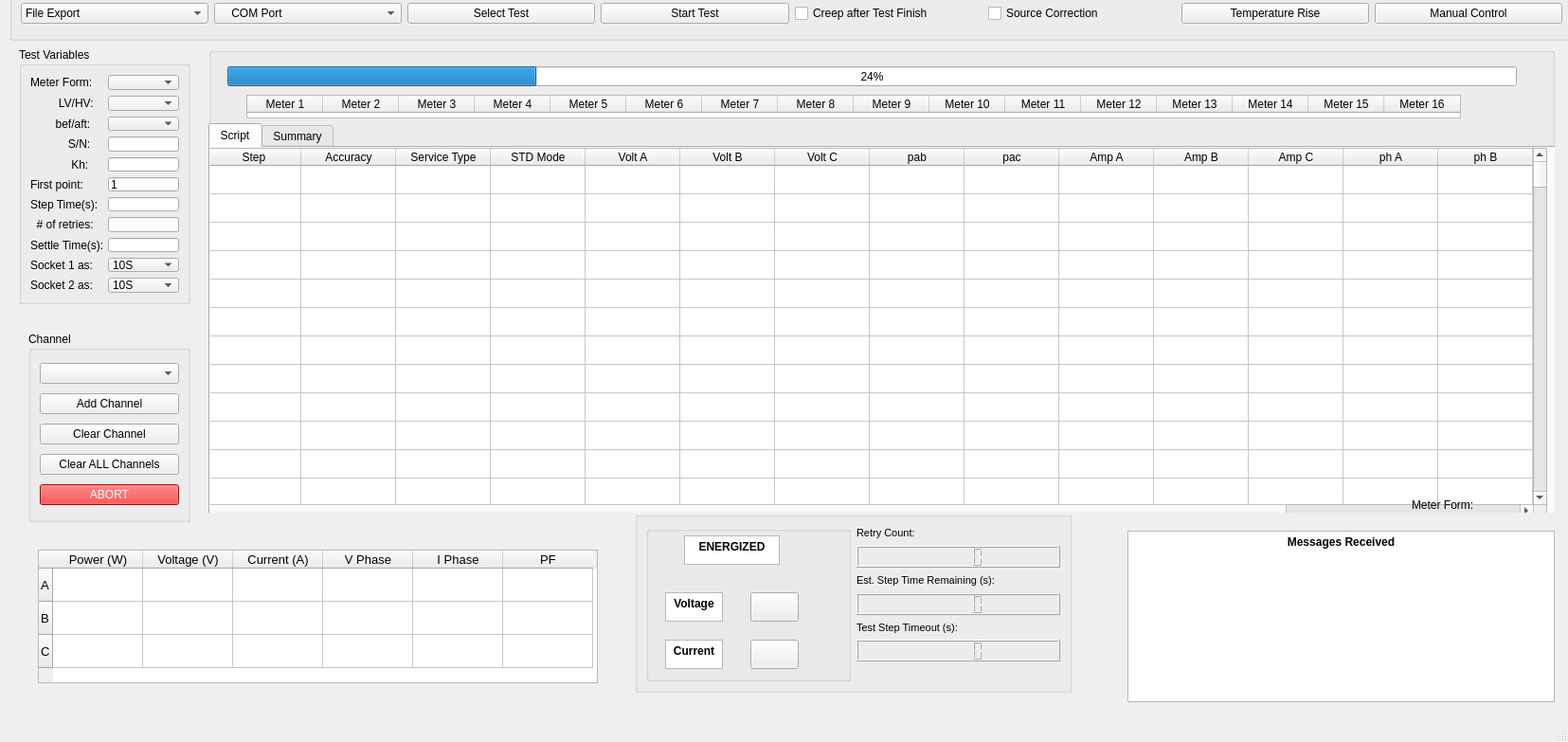
<?xml version="1.0" encoding="UTF-8"?>
<ui version="4.0">
 <class>MainWindow</class>
 <widget class="QMainWindow" name="MainWindow">
  <property name="geometry">
   <rect>
    <x>0</x>
    <y>0</y>
    <width>1655</width>
    <height>783</height>
   </rect>
  </property>
  <property name="sizePolicy">
   <sizepolicy hsizetype="Expanding" vsizetype="Expanding">
    <horstretch>0</horstretch>
    <verstretch>0</verstretch>
   </sizepolicy>
  </property>
  <property name="windowTitle">
   <string>MainWindow</string>
  </property>
  <widget class="QWidget" name="centralwidget">
   <widget class="QGroupBox" name="groupBox_4">
    <property name="geometry">
     <rect>
      <x>20</x>
      <y>50</y>
      <width>181</width>
      <height>271</height>
     </rect>
    </property>
    <property name="sizePolicy">
     <sizepolicy hsizetype="Expanding" vsizetype="Expanding">
      <horstretch>0</horstretch>
      <verstretch>0</verstretch>
     </sizepolicy>
    </property>
    <property name="title">
     <string>Test Variables</string>
    </property>
    <layout class="QGridLayout" name="gridLayout_3">
     <item row="7" column="1">
      <widget class="QLineEdit" name="TB_Kh"/>
     </item>
     <item row="12" column="1">
      <widget class="QLineEdit" name="TB_settleTime"/>
     </item>
     <item row="0" column="1">
      <widget class="QComboBox" name="dropDown_meterForm"/>
     </item>
     <item row="11" column="1">
      <widget class="QLineEdit" name="TB_retries"/>
     </item>
     <item row="7" column="0">
      <widget class="QLabel" name="label_5">
       <property name="text">
        <string>             Kh:</string>
       </property>
      </widget>
     </item>
     <item row="11" column="0">
      <widget class="QLabel" name="label_6">
       <property name="text">
        <string>  # of retries:</string>
       </property>
      </widget>
     </item>
     <item row="6" column="0">
      <widget class="QLabel" name="label_4">
       <property name="text">
        <string>            S/N:</string>
       </property>
      </widget>
     </item>
     <item row="6" column="1">
      <widget class="QLineEdit" name="TB_SN"/>
     </item>
     <item row="14" column="1">
      <widget class="QComboBox" name="dropDown_socket1">
       <item>
        <property name="text">
         <string>10S</string>
        </property>
       </item>
       <item>
        <property name="text">
         <string>1S</string>
        </property>
       </item>
       <item>
        <property name="text">
         <string>2S</string>
        </property>
       </item>
       <item>
        <property name="text">
         <string>3S</string>
        </property>
       </item>
       <item>
        <property name="text">
         <string>4S</string>
        </property>
       </item>
       <item>
        <property name="text">
         <string>5S</string>
        </property>
       </item>
       <item>
        <property name="text">
         <string>6S</string>
        </property>
       </item>
       <item>
        <property name="text">
         <string>8S</string>
        </property>
       </item>
       <item>
        <property name="text">
         <string>9S</string>
        </property>
       </item>
       <item>
        <property name="text">
         <string>10S</string>
        </property>
       </item>
       <item>
        <property name="text">
         <string>11S</string>
        </property>
       </item>
       <item>
        <property name="text">
         <string>12S</string>
        </property>
       </item>
       <item>
        <property name="text">
         <string>13S</string>
        </property>
       </item>
       <item>
        <property name="text">
         <string>14S</string>
        </property>
       </item>
       <item>
        <property name="text">
         <string>15S</string>
        </property>
       </item>
       <item>
        <property name="text">
         <string>16S</string>
        </property>
       </item>
       <item>
        <property name="text">
         <string>17S</string>
        </property>
       </item>
       <item>
        <property name="text">
         <string>22S</string>
        </property>
       </item>
       <item>
        <property name="text">
         <string>23S</string>
        </property>
       </item>
       <item>
        <property name="text">
         <string>25S</string>
        </property>
       </item>
       <item>
        <property name="text">
         <string>26S</string>
        </property>
       </item>
       <item>
        <property name="text">
         <string>29S</string>
        </property>
       </item>
       <item>
        <property name="text">
         <string>32S</string>
        </property>
       </item>
       <item>
        <property name="text">
         <string>35S</string>
        </property>
       </item>
       <item>
        <property name="text">
         <string>36S</string>
        </property>
       </item>
       <item>
        <property name="text">
         <string>45S</string>
        </property>
       </item>
       <item>
        <property name="text">
         <string>46S</string>
        </property>
       </item>
       <item>
        <property name="text">
         <string>48S</string>
        </property>
       </item>
       <item>
        <property name="text">
         <string>56S</string>
        </property>
       </item>
       <item>
        <property name="text">
         <string>66S</string>
        </property>
       </item>
       <item>
        <property name="text">
         <string>1 IEC</string>
        </property>
       </item>
       <item>
        <property name="text">
         <string>16-4Wye</string>
        </property>
       </item>
       <item>
        <property name="text">
         <string>16 IEC</string>
        </property>
       </item>
       <item>
        <property name="text">
         <string>9 IEC</string>
        </property>
       </item>
       <item>
        <property name="text">
         <string>9 LCS</string>
        </property>
       </item>
       <item>
        <property name="text">
         <string>LCS A ONLY</string>
        </property>
       </item>
      </widget>
     </item>
     <item row="5" column="0">
      <widget class="QLabel" name="label_3">
       <property name="text">
        <string>        bef/aft:</string>
       </property>
      </widget>
     </item>
     <item row="4" column="1">
      <widget class="QComboBox" name="dropDown_lvHV"/>
     </item>
     <item row="15" column="0">
      <widget class="QLabel" name="label_socket2">
       <property name="text">
        <string>Socket 2 as:</string>
       </property>
      </widget>
     </item>
     <item row="15" column="1">
      <widget class="QComboBox" name="dropdown_socket2">
       <item>
        <property name="text">
         <string>10S</string>
        </property>
       </item>
       <item>
        <property name="text">
         <string>1S</string>
        </property>
       </item>
       <item>
        <property name="text">
         <string>2S</string>
        </property>
       </item>
       <item>
        <property name="text">
         <string>3S</string>
        </property>
       </item>
       <item>
        <property name="text">
         <string>4S</string>
        </property>
       </item>
       <item>
        <property name="text">
         <string>5S</string>
        </property>
       </item>
       <item>
        <property name="text">
         <string>6S</string>
        </property>
       </item>
       <item>
        <property name="text">
         <string>8S</string>
        </property>
       </item>
       <item>
        <property name="text">
         <string>9S</string>
        </property>
       </item>
       <item>
        <property name="text">
         <string>10</string>
        </property>
       </item>
       <item>
        <property name="text">
         <string>11S</string>
        </property>
       </item>
       <item>
        <property name="text">
         <string>12S</string>
        </property>
       </item>
       <item>
        <property name="text">
         <string>13S</string>
        </property>
       </item>
       <item>
        <property name="text">
         <string>14S</string>
        </property>
       </item>
       <item>
        <property name="text">
         <string>15S</string>
        </property>
       </item>
       <item>
        <property name="text">
         <string>16S</string>
        </property>
       </item>
       <item>
        <property name="text">
         <string>17S</string>
        </property>
       </item>
       <item>
        <property name="text">
         <string>22S</string>
        </property>
       </item>
       <item>
        <property name="text">
         <string>23S</string>
        </property>
       </item>
       <item>
        <property name="text">
         <string>25S</string>
        </property>
       </item>
       <item>
        <property name="text">
         <string>26S</string>
        </property>
       </item>
       <item>
        <property name="text">
         <string>29S</string>
        </property>
       </item>
       <item>
        <property name="text">
         <string>32S</string>
        </property>
       </item>
       <item>
        <property name="text">
         <string>35S</string>
        </property>
       </item>
       <item>
        <property name="text">
         <string>36S</string>
        </property>
       </item>
       <item>
        <property name="text">
         <string>45S</string>
        </property>
       </item>
       <item>
        <property name="text">
         <string>46S</string>
        </property>
       </item>
       <item>
        <property name="text">
         <string>48S</string>
        </property>
       </item>
       <item>
        <property name="text">
         <string>56S</string>
        </property>
       </item>
       <item>
        <property name="text">
         <string>66S</string>
        </property>
       </item>
       <item>
        <property name="text">
         <string>1 IEC</string>
        </property>
       </item>
       <item>
        <property name="text">
         <string>16-4Wye</string>
        </property>
       </item>
       <item>
        <property name="text">
         <string>16 IEC</string>
        </property>
       </item>
       <item>
        <property name="text">
         <string>9 IEC</string>
        </property>
       </item>
       <item>
        <property name="text">
         <string>9 LCS</string>
        </property>
       </item>
       <item>
        <property name="text">
         <string>LCS A ONLY</string>
        </property>
       </item>
      </widget>
     </item>
     <item row="5" column="1">
      <widget class="QComboBox" name="dropDown_befAft"/>
     </item>
     <item row="4" column="0">
      <widget class="QLabel" name="label_2">
       <property name="text">
        <string>         LV/HV:</string>
       </property>
      </widget>
     </item>
     <item row="12" column="0">
      <widget class="QLabel" name="settleTime_TB">
       <property name="text">
        <string>Settle Time(s):</string>
       </property>
      </widget>
     </item>
     <item row="14" column="0">
      <widget class="QLabel" name="label_socket1">
       <property name="text">
        <string>Socket 1 as:</string>
       </property>
      </widget>
     </item>
     <item row="10" column="0">
      <widget class="QLabel" name="label_7">
       <property name="text">
        <string>Step Time(s):</string>
       </property>
      </widget>
     </item>
     <item row="10" column="1">
      <widget class="QLineEdit" name="TB_stepTime"/>
     </item>
     <item row="0" column="0">
      <widget class="QLabel" name="label_8">
       <property name="text">
        <string>Meter Form:</string>
       </property>
      </widget>
     </item>
     <item row="9" column="1">
      <widget class="QLineEdit" name="TB_firstStep">
       <property name="text">
        <string>1</string>
       </property>
      </widget>
     </item>
     <item row="9" column="0">
      <widget class="QLabel" name="label_12">
       <property name="text">
        <string>First point:</string>
       </property>
      </widget>
     </item>
    </layout>
   </widget>
   <widget class="QTableWidget" name="table_metrics">
    <property name="geometry">
     <rect>
      <x>40</x>
      <y>580</y>
      <width>591</width>
      <height>141</height>
     </rect>
    </property>
    <property name="font">
     <font>
      <pointsize>10</pointsize>
     </font>
    </property>
    <property name="alternatingRowColors">
     <bool>false</bool>
    </property>
    <property name="gridStyle">
     <enum>Qt::SolidLine</enum>
    </property>
    <property name="wordWrap">
     <bool>true</bool>
    </property>
    <attribute name="horizontalHeaderDefaultSectionSize">
     <number>95</number>
    </attribute>
    <attribute name="horizontalHeaderMinimumSectionSize">
     <number>31</number>
    </attribute>
    <attribute name="verticalHeaderDefaultSectionSize">
     <number>35</number>
    </attribute>
    <row>
     <property name="text">
      <string>A</string>
     </property>
    </row>
    <row>
     <property name="text">
      <string>B</string>
     </property>
    </row>
    <row>
     <property name="text">
      <string>C</string>
     </property>
    </row>
    <column>
     <property name="text">
      <string>Power (W)</string>
     </property>
    </column>
    <column>
     <property name="text">
      <string>Voltage (V)</string>
     </property>
    </column>
    <column>
     <property name="text">
      <string>Current (A)</string>
     </property>
    </column>
    <column>
     <property name="text">
      <string>V Phase</string>
     </property>
    </column>
    <column>
     <property name="text">
      <string>I Phase</string>
     </property>
    </column>
    <column>
     <property name="text">
      <string>PF</string>
     </property>
    </column>
   </widget>
   <widget class="QTextBrowser" name="TB_messagesReceived">
    <property name="geometry">
     <rect>
      <x>1190</x>
      <y>560</y>
      <width>451</width>
      <height>181</height>
     </rect>
    </property>
    <property name="html">
     <string>&lt;!DOCTYPE HTML PUBLIC &quot;-//W3C//DTD HTML 4.0//EN&quot; &quot;http://www.w3.org/TR/REC-html40/strict.dtd&quot;&gt;
&lt;html&gt;&lt;head&gt;&lt;meta name=&quot;qrichtext&quot; content=&quot;1&quot; /&gt;&lt;style type=&quot;text/css&quot;&gt;
p, li { white-space: pre-wrap; }
&lt;/style&gt;&lt;/head&gt;&lt;body style=&quot; font-family:'MS Shell Dlg 2'; font-size:8.25pt; font-weight:400; font-style:normal;&quot;&gt;
&lt;p align=&quot;center&quot; style=&quot; margin-top:0px; margin-bottom:0px; margin-left:0px; margin-right:0px; -qt-block-indent:0; text-indent:0px;&quot;&gt;&lt;span style=&quot; font-family:'Segoe UI'; font-size:9pt; font-weight:696;&quot;&gt;Messages Received&lt;/span&gt;&lt;/p&gt;&lt;/body&gt;&lt;/html&gt;</string>
    </property>
   </widget>
   <widget class="QGroupBox" name="groupBox_3">
    <property name="geometry">
     <rect>
      <x>30</x>
      <y>350</y>
      <width>171</width>
      <height>201</height>
     </rect>
    </property>
    <property name="sizePolicy">
     <sizepolicy hsizetype="Expanding" vsizetype="Expanding">
      <horstretch>0</horstretch>
      <verstretch>0</verstretch>
     </sizepolicy>
    </property>
    <property name="title">
     <string>Channel</string>
    </property>
    <layout class="QGridLayout" name="gridLayout_4">
     <item row="0" column="0">
      <widget class="QComboBox" name="dropDown_channel"/>
     </item>
     <item row="2" column="0">
      <widget class="QPushButton" name="pB_clearChannel">
       <property name="text">
        <string>Clear Channel</string>
       </property>
      </widget>
     </item>
     <item row="4" column="0">
      <widget class="QPushButton" name="pB_abort">
       <property name="styleSheet">
        <string notr="true">QPushButton {
    background-color: red;
    color: white; /* Optional: Makes the text more readable */
}
</string>
       </property>
       <property name="text">
        <string>ABORT</string>
       </property>
      </widget>
     </item>
     <item row="1" column="0">
      <widget class="QPushButton" name="pB_addChannel">
       <property name="text">
        <string>Add Channel</string>
       </property>
      </widget>
     </item>
     <item row="3" column="0">
      <widget class="QPushButton" name="pB_clearAllChannels">
       <property name="text">
        <string>Clear ALL Channels</string>
       </property>
      </widget>
     </item>
    </layout>
   </widget>
   <widget class="QGroupBox" name="groupBox_2">
    <property name="geometry">
     <rect>
      <x>10</x>
      <y>-18</y>
      <width>1651</width>
      <height>61</height>
     </rect>
    </property>
    <property name="sizePolicy">
     <sizepolicy hsizetype="Expanding" vsizetype="Preferred">
      <horstretch>0</horstretch>
      <verstretch>0</verstretch>
     </sizepolicy>
    </property>
    <property name="title">
     <string/>
    </property>
    <layout class="QGridLayout" name="gridLayout">
     <item row="0" column="7">
      <widget class="QPushButton" name="pB_manualControl">
       <property name="toolTip">
        <string>&lt;html&gt;&lt;head/&gt;&lt;body&gt;&lt;p&gt;Opens a manual control window to interact with individual Asterion sources&lt;/p&gt;&lt;/body&gt;&lt;/html&gt;</string>
       </property>
       <property name="styleSheet">
        <string notr="true"/>
       </property>
       <property name="text">
        <string>Manual Control</string>
       </property>
      </widget>
     </item>
     <item row="0" column="3">
      <widget class="QPushButton" name="pB_startTest">
       <property name="text">
        <string>Start Test</string>
       </property>
      </widget>
     </item>
     <item row="0" column="2">
      <widget class="QPushButton" name="pB_selectTest">
       <property name="text">
        <string>Select Test</string>
       </property>
      </widget>
     </item>
     <item row="0" column="1">
      <widget class="QComboBox" name="dropDown_comPort">
       <item>
        <property name="text">
         <string>    COM Port</string>
        </property>
       </item>
      </widget>
     </item>
     <item row="0" column="0">
      <widget class="QComboBox" name="dropDown_fileExport">
       <property name="autoFillBackground">
        <bool>false</bool>
       </property>
       <item>
        <property name="text">
         <string>File Export</string>
        </property>
       </item>
       <item>
        <property name="text">
         <string>Export Summary .csv</string>
        </property>
       </item>
       <item>
        <property name="text">
         <string>Export Every Channel .csv</string>
        </property>
       </item>
       <item>
        <property name="text">
         <string>Export Individual Channel .csv</string>
        </property>
       </item>
      </widget>
     </item>
     <item row="0" column="5">
      <widget class="QCheckBox" name="cB_SourceCorrection">
       <property name="text">
        <string>Source Correction</string>
       </property>
      </widget>
     </item>
     <item row="0" column="4">
      <widget class="QCheckBox" name="cB_creepAfter">
       <property name="text">
        <string>Creep after Test Finish</string>
       </property>
      </widget>
     </item>
     <item row="0" column="6">
      <widget class="QPushButton" name="pB_TempRise">
       <property name="text">
        <string>Temperature Rise</string>
       </property>
      </widget>
     </item>
    </layout>
   </widget>
   <widget class="QGroupBox" name="groupBox">
    <property name="geometry">
     <rect>
      <x>220</x>
      <y>50</y>
      <width>1421</width>
      <height>491</height>
     </rect>
    </property>
    <property name="title">
     <string/>
    </property>
    <widget class="QProgressBar" name="progressBar">
     <property name="geometry">
      <rect>
       <x>20</x>
       <y>20</y>
       <width>1361</width>
       <height>21</height>
      </rect>
     </property>
     <property name="value">
      <number>24</number>
     </property>
    </widget>
    <widget class="QTabWidget" name="tab_testWindow">
     <property name="geometry">
      <rect>
       <x>0</x>
       <y>80</y>
       <width>1441</width>
       <height>431</height>
      </rect>
     </property>
     <property name="sizePolicy">
      <sizepolicy hsizetype="Preferred" vsizetype="Preferred">
       <horstretch>0</horstretch>
       <verstretch>0</verstretch>
      </sizepolicy>
     </property>
     <property name="currentIndex">
      <number>0</number>
     </property>
     <widget class="QWidget" name="tab">
      <attribute name="title">
       <string>Script</string>
      </attribute>
      <widget class="QTableWidget" name="table_script">
       <property name="geometry">
        <rect>
         <x>-30</x>
         <y>0</y>
         <width>1441</width>
         <height>391</height>
        </rect>
       </property>
       <property name="rowCount">
        <number>150</number>
       </property>
       <attribute name="horizontalHeaderDefaultSectionSize">
        <number>100</number>
       </attribute>
       <attribute name="horizontalHeaderMinimumSectionSize">
        <number>45</number>
       </attribute>
       <attribute name="verticalHeaderDefaultSectionSize">
        <number>30</number>
       </attribute>
       <row>
        <property name="text">
         <string/>
        </property>
       </row>
       <row>
        <property name="text">
         <string/>
        </property>
       </row>
       <row/>
       <row/>
       <row/>
       <row/>
       <row/>
       <row/>
       <row/>
       <row/>
       <row/>
       <row/>
       <row/>
       <row/>
       <row/>
       <row/>
       <row/>
       <row/>
       <row/>
       <row/>
       <row/>
       <row/>
       <row/>
       <row/>
       <row/>
       <row/>
       <row/>
       <row/>
       <row/>
       <row/>
       <row/>
       <row/>
       <row/>
       <row/>
       <row/>
       <row/>
       <row/>
       <row/>
       <row/>
       <row/>
       <row/>
       <row/>
       <row/>
       <row/>
       <row/>
       <row/>
       <row/>
       <row/>
       <row/>
       <row/>
       <row/>
       <row/>
       <row/>
       <row/>
       <row/>
       <row/>
       <row/>
       <row/>
       <row/>
       <row/>
       <row/>
       <row/>
       <row/>
       <row/>
       <row/>
       <row/>
       <row/>
       <row/>
       <row/>
       <row/>
       <row/>
       <row/>
       <row/>
       <row/>
       <row/>
       <row/>
       <row/>
       <row/>
       <row/>
       <row/>
       <row/>
       <row/>
       <row/>
       <row/>
       <row/>
       <row/>
       <row/>
       <row/>
       <row/>
       <row/>
       <row/>
       <row/>
       <row/>
       <row/>
       <row/>
       <row/>
       <row/>
       <row/>
       <row/>
       <row/>
       <row/>
       <row/>
       <row/>
       <row/>
       <row/>
       <row/>
       <row/>
       <row/>
       <row/>
       <row/>
       <row/>
       <row/>
       <row/>
       <row/>
       <row/>
       <row/>
       <row/>
       <row/>
       <row/>
       <row/>
       <row/>
       <row/>
       <row/>
       <row/>
       <row/>
       <row/>
       <row/>
       <row/>
       <row/>
       <row/>
       <row/>
       <row/>
       <row/>
       <row/>
       <row/>
       <row/>
       <row/>
       <row/>
       <row/>
       <row/>
       <row/>
       <row/>
       <row/>
       <row/>
       <row/>
       <row/>
       <row/>
       <row/>
       <row/>
       <row/>
       <column>
        <property name="text">
         <string>Step</string>
        </property>
       </column>
       <column>
        <property name="text">
         <string>Accuracy</string>
        </property>
       </column>
       <column>
        <property name="text">
         <string>Service Type</string>
        </property>
       </column>
       <column>
        <property name="text">
         <string>STD Mode</string>
        </property>
       </column>
       <column>
        <property name="text">
         <string>Volt A</string>
        </property>
       </column>
       <column>
        <property name="text">
         <string>Volt B</string>
        </property>
       </column>
       <column>
        <property name="text">
         <string>Volt C</string>
        </property>
       </column>
       <column>
        <property name="text">
         <string>pab</string>
        </property>
       </column>
       <column>
        <property name="text">
         <string>pac</string>
        </property>
       </column>
       <column>
        <property name="text">
         <string>Amp A</string>
        </property>
       </column>
       <column>
        <property name="text">
         <string>Amp B</string>
        </property>
       </column>
       <column>
        <property name="text">
         <string>Amp C</string>
        </property>
       </column>
       <column>
        <property name="text">
         <string>ph A</string>
        </property>
       </column>
       <column>
        <property name="text">
         <string>ph B</string>
        </property>
       </column>
       <column>
        <property name="text">
         <string>ph C</string>
        </property>
       </column>
       <column>
        <property name="text">
         <string>Frequency</string>
        </property>
       </column>
       <column>
        <property name="text">
         <string>PAUSE</string>
        </property>
       </column>
      </widget>
     </widget>
     <widget class="QWidget" name="tab_2">
      <attribute name="title">
       <string>Summary</string>
      </attribute>
      <widget class="QTableWidget" name="table_summary">
       <property name="geometry">
        <rect>
         <x>-30</x>
         <y>0</y>
         <width>1451</width>
         <height>401</height>
        </rect>
       </property>
       <property name="showDropIndicator" stdset="0">
        <bool>false</bool>
       </property>
       <property name="rowCount">
        <number>150</number>
       </property>
       <attribute name="horizontalHeaderDefaultSectionSize">
        <number>100</number>
       </attribute>
       <attribute name="horizontalHeaderMinimumSectionSize">
        <number>45</number>
       </attribute>
       <row>
        <property name="text">
         <string/>
        </property>
       </row>
       <row>
        <property name="text">
         <string/>
        </property>
       </row>
       <row>
        <property name="text">
         <string/>
        </property>
       </row>
       <row/>
       <row/>
       <row/>
       <row/>
       <row/>
       <row/>
       <row/>
       <row/>
       <row/>
       <row/>
       <row/>
       <row/>
       <row/>
       <row/>
       <row/>
       <row/>
       <row/>
       <row/>
       <row/>
       <row/>
       <row/>
       <row/>
       <row/>
       <row/>
       <row/>
       <row/>
       <row/>
       <row/>
       <row/>
       <row/>
       <row/>
       <row/>
       <row/>
       <row/>
       <row/>
       <row/>
       <row/>
       <row/>
       <row/>
       <row/>
       <row/>
       <row/>
       <row/>
       <row/>
       <row/>
       <row/>
       <row/>
       <row/>
       <row/>
       <row/>
       <row/>
       <row/>
       <row/>
       <row/>
       <row/>
       <row/>
       <row/>
       <row/>
       <row/>
       <row/>
       <row/>
       <row/>
       <row/>
       <row/>
       <row/>
       <row/>
       <row/>
       <row/>
       <row/>
       <row/>
       <row/>
       <row/>
       <row/>
       <row/>
       <row/>
       <row/>
       <row/>
       <row/>
       <row/>
       <row/>
       <row/>
       <row/>
       <row/>
       <row/>
       <row/>
       <row/>
       <row/>
       <row/>
       <row/>
       <row/>
       <row/>
       <row/>
       <row/>
       <row/>
       <row/>
       <row/>
       <row/>
       <row/>
       <row/>
       <row/>
       <row/>
       <row/>
       <row/>
       <row/>
       <row/>
       <row/>
       <row/>
       <row/>
       <row/>
       <row/>
       <row/>
       <row/>
       <row/>
       <row/>
       <row/>
       <row/>
       <row/>
       <row/>
       <row/>
       <row/>
       <row/>
       <row/>
       <row/>
       <row/>
       <row/>
       <row/>
       <row/>
       <row/>
       <row/>
       <row/>
       <row/>
       <row/>
       <row/>
       <row/>
       <row/>
       <row/>
       <row/>
       <row/>
       <row/>
       <row/>
       <row/>
       <row/>
       <row/>
       <row/>
       <row/>
       <row/>
       <row/>
       <column>
        <property name="text">
         <string>Step</string>
        </property>
       </column>
       <column>
        <property name="text">
         <string>Meter 1</string>
        </property>
       </column>
       <column>
        <property name="text">
         <string>Meter 2</string>
        </property>
       </column>
       <column>
        <property name="text">
         <string>Meter 3</string>
        </property>
       </column>
       <column>
        <property name="text">
         <string>Meter 4</string>
        </property>
       </column>
       <column>
        <property name="text">
         <string>Meter 5</string>
        </property>
       </column>
       <column>
        <property name="text">
         <string>Meter 6</string>
        </property>
       </column>
       <column>
        <property name="text">
         <string>Meter 7</string>
        </property>
       </column>
       <column>
        <property name="text">
         <string>Meter 8</string>
        </property>
       </column>
       <column>
        <property name="text">
         <string>Meter 9</string>
        </property>
       </column>
       <column>
        <property name="text">
         <string>Meter 10</string>
        </property>
       </column>
       <column>
        <property name="text">
         <string>Meter 11</string>
        </property>
       </column>
       <column>
        <property name="text">
         <string>Meter 12</string>
        </property>
       </column>
       <column>
        <property name="text">
         <string>Meter 13</string>
        </property>
       </column>
       <column>
        <property name="text">
         <string>Meter 14</string>
        </property>
       </column>
       <column>
        <property name="text">
         <string>Meter 15</string>
        </property>
       </column>
       <column>
        <property name="text">
         <string>Meter 16</string>
        </property>
       </column>
      </widget>
     </widget>
    </widget>
    <widget class="QTableWidget" name="table_activeChannels">
     <property name="geometry">
      <rect>
       <x>40</x>
       <y>50</y>
       <width>1282</width>
       <height>25</height>
      </rect>
     </property>
     <property name="sizePolicy">
      <sizepolicy hsizetype="Expanding" vsizetype="Fixed">
       <horstretch>0</horstretch>
       <verstretch>0</verstretch>
      </sizepolicy>
     </property>
     <property name="contextMenuPolicy">
      <enum>Qt::ActionsContextMenu</enum>
     </property>
     <property name="sizeAdjustPolicy">
      <enum>QAbstractScrollArea::AdjustToContents</enum>
     </property>
     <property name="autoScroll">
      <bool>true</bool>
     </property>
     <property name="showGrid">
      <bool>true</bool>
     </property>
     <attribute name="horizontalHeaderDefaultSectionSize">
      <number>80</number>
     </attribute>
     <attribute name="horizontalHeaderHighlightSections">
      <bool>false</bool>
     </attribute>
     <attribute name="verticalHeaderVisible">
      <bool>false</bool>
     </attribute>
     <attribute name="verticalHeaderDefaultSectionSize">
      <number>0</number>
     </attribute>
     <attribute name="verticalHeaderHighlightSections">
      <bool>false</bool>
     </attribute>
     <attribute name="verticalHeaderMinimumSectionSize">
      <number>0</number>
     </attribute>
     <column>
      <property name="text">
       <string>Meter 1</string>
      </property>
     </column>
     <column>
      <property name="text">
       <string>Meter 2</string>
      </property>
     </column>
     <column>
      <property name="text">
       <string>Meter 3</string>
      </property>
     </column>
     <column>
      <property name="text">
       <string>Meter 4</string>
      </property>
     </column>
     <column>
      <property name="text">
       <string>Meter 5</string>
      </property>
     </column>
     <column>
      <property name="text">
       <string>Meter 6</string>
      </property>
     </column>
     <column>
      <property name="text">
       <string>Meter 7</string>
      </property>
     </column>
     <column>
      <property name="text">
       <string>Meter 8</string>
      </property>
     </column>
     <column>
      <property name="text">
       <string>Meter 9</string>
      </property>
     </column>
     <column>
      <property name="text">
       <string>Meter 10</string>
      </property>
     </column>
     <column>
      <property name="text">
       <string>Meter 11</string>
      </property>
     </column>
     <column>
      <property name="text">
       <string>Meter 12</string>
      </property>
     </column>
     <column>
      <property name="text">
       <string>Meter 13</string>
      </property>
     </column>
     <column>
      <property name="text">
       <string>Meter 14</string>
      </property>
     </column>
     <column>
      <property name="text">
       <string>Meter 15</string>
      </property>
     </column>
     <column>
      <property name="text">
       <string>Meter 16</string>
      </property>
     </column>
    </widget>
   </widget>
   <widget class="QGroupBox" name="groupBox_6">
    <property name="geometry">
     <rect>
      <x>670</x>
      <y>540</y>
      <width>461</width>
      <height>191</height>
     </rect>
    </property>
    <property name="sizePolicy">
     <sizepolicy hsizetype="Expanding" vsizetype="Expanding">
      <horstretch>0</horstretch>
      <verstretch>0</verstretch>
     </sizepolicy>
    </property>
    <property name="title">
     <string/>
    </property>
    <layout class="QGridLayout" name="gridLayout_2">
     <item row="0" column="2">
      <widget class="QLabel" name="label_11">
       <property name="font">
        <font>
         <pointsize>8</pointsize>
        </font>
       </property>
       <property name="text">
        <string>Retry Count:</string>
       </property>
      </widget>
     </item>
     <item row="1" column="2">
      <widget class="QLCDNumber" name="lcd_retry"/>
     </item>
     <item row="2" column="2">
      <widget class="QLabel" name="label_9">
       <property name="font">
        <font>
         <pointsize>8</pointsize>
        </font>
       </property>
       <property name="text">
        <string>Est. Step Time Remaining (s):</string>
       </property>
      </widget>
     </item>
     <item row="3" column="2">
      <widget class="QLCDNumber" name="lcd_timeRemaining"/>
     </item>
     <item row="4" column="2">
      <widget class="QLabel" name="label_10">
       <property name="font">
        <font>
         <pointsize>8</pointsize>
        </font>
       </property>
       <property name="text">
        <string>Test Step Timeout (s):</string>
       </property>
      </widget>
     </item>
     <item row="0" column="0" rowspan="7">
      <widget class="QGroupBox" name="groupBox_5">
       <property name="enabled">
        <bool>true</bool>
       </property>
       <property name="sizePolicy">
        <sizepolicy hsizetype="Minimum" vsizetype="MinimumExpanding">
         <horstretch>0</horstretch>
         <verstretch>0</verstretch>
        </sizepolicy>
       </property>
       <property name="title">
        <string/>
       </property>
       <widget class="QPushButton" name="pB_Voltage">
        <property name="geometry">
         <rect>
          <x>110</x>
          <y>70</y>
          <width>51</width>
          <height>31</height>
         </rect>
        </property>
        <property name="text">
         <string/>
        </property>
       </widget>
       <widget class="QPushButton" name="pB_Current">
        <property name="geometry">
         <rect>
          <x>110</x>
          <y>120</y>
          <width>51</width>
          <height>31</height>
         </rect>
        </property>
        <property name="text">
         <string/>
        </property>
       </widget>
       <widget class="QTextBrowser" name="label_voltage">
        <property name="geometry">
         <rect>
          <x>20</x>
          <y>70</y>
          <width>61</width>
          <height>31</height>
         </rect>
        </property>
        <property name="html">
         <string>&lt;!DOCTYPE HTML PUBLIC &quot;-//W3C//DTD HTML 4.0//EN&quot; &quot;http://www.w3.org/TR/REC-html40/strict.dtd&quot;&gt;
&lt;html&gt;&lt;head&gt;&lt;meta name=&quot;qrichtext&quot; content=&quot;1&quot; /&gt;&lt;style type=&quot;text/css&quot;&gt;
p, li { white-space: pre-wrap; }
&lt;/style&gt;&lt;/head&gt;&lt;body style=&quot; font-family:'MS Shell Dlg 2'; font-size:8.25pt; font-weight:400; font-style:normal;&quot;&gt;
&lt;p align=&quot;center&quot; style=&quot; margin-top:0px; margin-bottom:0px; margin-left:0px; margin-right:0px; -qt-block-indent:0; text-indent:0px;&quot;&gt;&lt;span style=&quot; font-family:'Segoe UI'; font-size:9pt; font-weight:696;&quot;&gt;Voltage&lt;/span&gt;&lt;/p&gt;&lt;/body&gt;&lt;/html&gt;</string>
        </property>
       </widget>
       <widget class="QTextBrowser" name="label_current">
        <property name="geometry">
         <rect>
          <x>20</x>
          <y>120</y>
          <width>61</width>
          <height>31</height>
         </rect>
        </property>
        <property name="html">
         <string>&lt;!DOCTYPE HTML PUBLIC &quot;-//W3C//DTD HTML 4.0//EN&quot; &quot;http://www.w3.org/TR/REC-html40/strict.dtd&quot;&gt;
&lt;html&gt;&lt;head&gt;&lt;meta name=&quot;qrichtext&quot; content=&quot;1&quot; /&gt;&lt;style type=&quot;text/css&quot;&gt;
p, li { white-space: pre-wrap; }
&lt;/style&gt;&lt;/head&gt;&lt;body style=&quot; font-family:'MS Shell Dlg 2'; font-size:8.25pt; font-weight:400; font-style:normal;&quot;&gt;
&lt;p align=&quot;center&quot; style=&quot; margin-top:0px; margin-bottom:0px; margin-left:0px; margin-right:0px; -qt-block-indent:0; text-indent:0px;&quot;&gt;&lt;span style=&quot; font-family:'Segoe UI'; font-size:9pt; font-weight:696;&quot;&gt;Current&lt;/span&gt;&lt;/p&gt;&lt;/body&gt;&lt;/html&gt;</string>
        </property>
       </widget>
       <widget class="QTextBrowser" name="label_energized">
        <property name="geometry">
         <rect>
          <x>40</x>
          <y>10</y>
          <width>101</width>
          <height>31</height>
         </rect>
        </property>
        <property name="html">
         <string>&lt;!DOCTYPE HTML PUBLIC &quot;-//W3C//DTD HTML 4.0//EN&quot; &quot;http://www.w3.org/TR/REC-html40/strict.dtd&quot;&gt;
&lt;html&gt;&lt;head&gt;&lt;meta name=&quot;qrichtext&quot; content=&quot;1&quot; /&gt;&lt;style type=&quot;text/css&quot;&gt;
p, li { white-space: pre-wrap; }
&lt;/style&gt;&lt;/head&gt;&lt;body style=&quot; font-family:'MS Shell Dlg 2'; font-size:8.25pt; font-weight:400; font-style:normal;&quot;&gt;
&lt;p align=&quot;center&quot; style=&quot; margin-top:0px; margin-bottom:0px; margin-left:0px; margin-right:0px; -qt-block-indent:0; text-indent:0px;&quot;&gt;&lt;span style=&quot; font-family:'Segoe UI'; font-size:9pt; font-weight:696;&quot;&gt;ENERGIZED&lt;/span&gt;&lt;/p&gt;&lt;/body&gt;&lt;/html&gt;</string>
        </property>
       </widget>
      </widget>
     </item>
     <item row="5" column="2">
      <widget class="QLCDNumber" name="lcd_timeout"/>
     </item>
    </layout>
   </widget>
   <widget class="QLabel" name="label">
    <property name="geometry">
     <rect>
      <x>1490</x>
      <y>520</y>
      <width>75</width>
      <height>25</height>
     </rect>
    </property>
    <property name="text">
     <string>Meter Form:</string>
    </property>
   </widget>
  </widget>
  <widget class="QMenuBar" name="menubar">
   <property name="geometry">
    <rect>
     <x>0</x>
     <y>0</y>
     <width>1655</width>
     <height>21</height>
    </rect>
   </property>
  </widget>
  <widget class="QStatusBar" name="statusbar"/>
 </widget>
 <resources/>
 <connections/>
</ui>
